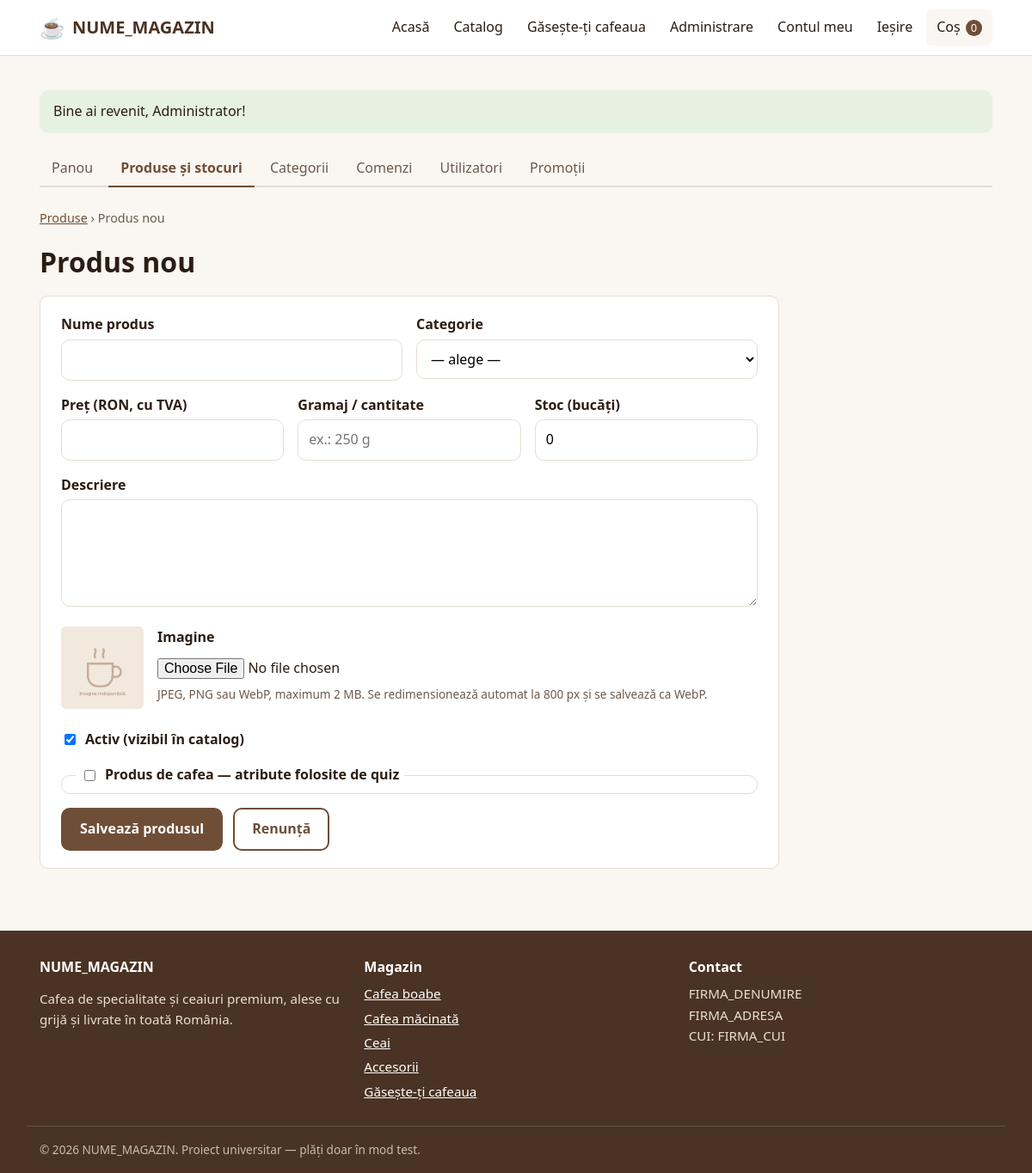
/admin/produs_editare.php (signed in), run on the app's committed database.
### tables this page shows
CREATE TABLE categorii (
    id        INT UNSIGNED AUTO_INCREMENT PRIMARY KEY,
    nume      VARCHAR(100) NOT NULL UNIQUE,
    descriere TEXT,
    cota_tva  DECIMAL(5,2) NOT NULL DEFAULT 21.00,
    CONSTRAINT chk_categorii_tva CHECK (cota_tva >= 0 AND cota_tva <= 100)
);

### includes/db.php (called while the page is built, shortened)
<?php
function db(): PDO
{
    static $pdo = null;
    if ($pdo === null) {
        $dsn = 'mysql:host=' . DB_HOST . ';dbname=' . DB_NUME . ';charset=utf8mb4';
        $optiuni = [
            PDO::ATTR_ERRMODE            => PDO::ERRMODE_EXCEPTION,
            PDO::ATTR_DEFAULT_FETCH_MODE => PDO::FETCH_ASSOC,
            PDO::ATTR_EMULATE_PREPARES   => false,
        ];
        try {
            $pdo = new PDO($dsn, DB_UTILIZATOR, DB_PAROLA, $optiuni);
        } catch (PDOException $e) {
            http_response_code(500);
            exit(MOD_DEZVOLTARE
                ? 'Eroare conexiune DB: ' . htmlspecialchars($e->getMessage())
                : 'Serviciul este temporar indisponibil. Încercați mai târziu.');
        }
    }
    return $pdo;
}

### admin/produs_editare.php (the view, shortened to what this page needs)
<?php
$id = filter_input(INPUT_GET, 'id', FILTER_VALIDATE_INT, ['options' => ['min_range' => 1]]) ?: null;
$p = [
    'nume' => '', 'categorie_id' => '', 'descriere' => '', 'pret' => '', 'gramaj' => '',
    'stoc' => 0, 'activ' => 1, 'imagine' => null,
    'e_cafea' => 0, 'intensitate' => 3, 'acid' => 3, 'amar' => 3,
    'origine' => '', 'prajire' => 'medie', 'aparat' => 'filtru',
];
$titluPagina = $id ? 'Editează produsul' : 'Produs nou';
require __DIR__ . '/../includes/header.php';
require __DIR__ . '/../includes/admin_meniu.php';
?>
<nav class="fir-ariadna" aria-label="Fir de navigare">
    <a href="<?= e(url('admin/produse.php')) ?>">Produse</a> › <span aria-current="page"><?= e($titluPagina) ?></span>
</nav>
<h1><?= e($titluPagina) ?></h1>
<form class="card form-admin" method="post" enctype="multipart/form-data"
      action="<?= e(url('admin/produs_editare.php' . ($id ? '?id=' . $id : ''))) ?>">
    <div class="campuri-2">
        <div class="camp">
            <label for="nume">Nume produs</label>
            <input id="nume" name="nume" value="<?= e($p['nume']) ?>" required maxlength="150">
        </div>
        <div class="camp">
            <label for="categorie_id">Categorie</label>
            <select id="categorie_id" name="categorie_id" required>
                <option value="">— alege —</option>
            </select>
        </div>
    </div>
    <div class="campuri-3">
        <div class="camp">
            <label for="pret">Preț (RON, cu TVA)</label>
            <input id="pret" name="pret" inputmode="decimal" value="<?= e((string)$p['pret']) ?>" required>
        </div>
        <div class="camp">
            <label for="gramaj">Gramaj / cantitate</label>
            <input id="gramaj" name="gramaj" value="<?= e((string)$p['gramaj']) ?>" maxlength="50" placeholder="ex.: 250 g">
        </div>
        <div class="camp">
            <label for="stoc">Stoc (bucăți)</label>
            <input id="stoc" name="stoc" type="number" min="0" max="100000" value="<?= e((string)$p['stoc']) ?>" required>
        </div>
    </div>
    <div class="camp">
        <label for="descriere">Descriere</label>
        <textarea id="descriere" name="descriere" rows="4"><?= e((string)$p['descriere']) ?></textarea>
    </div>
    <div class="camp camp-imagine">
        <img src="<?= e(imagineProdus($p['imagine'])) ?>" alt="Imaginea actuală" width="96" height="96" class="miniatura miniatura--mare">
        <div>
            <label for="imagine">Imagine <?= $p['imagine'] ? '(lasă gol pentru a o păstra pe cea actuală)' : '' ?></label>
            <input id="imagine" name="imagine" type="file" accept="image/jpeg,image/png,image/webp">
            <p class="nota">JPEG, PNG sau WebP, maximum 2 MB. Se redimensionează automat la 800 px și se salvează ca WebP.</p>
        </div>
    </div>
    <div class="camp camp-bifa">
        <input id="activ" name="activ" type="checkbox" <?= $p['activ'] ? 'checked' : '' ?>>
        <label for="activ">Activ (vizibil în catalog)</label>
    </div>
    <fieldset class="atribute-cafea">
        <legend>
            <span class="camp-bifa">
                <input id="e_cafea" name="e_cafea" type="checkbox" <?= $p['e_cafea'] ? 'checked' : '' ?> data-arata="#atribute">
                <label for="e_cafea">Produs de cafea — atribute folosite de quiz</label>
            </span>
        </legend>
    </fieldset>
    <div class="butoane-form">
        <button class="buton" type="submit">Salvează produsul</button>
        <a class="buton buton--contur" href="<?= e(url('admin/produse.php')) ?>">Renunță</a>
    </div>
</form>
<?php require __DIR__ . '/../includes/footer.php'; ?>

### includes/footer.php (shortened to what this page needs)
</main>
<footer class="subsol">
    <div class="container subsol__grila">
        <section>
            <h2 class="subsol__titlu"><?= e(NUME_MAGAZIN) ?></h2>
            <p>Cafea de specialitate și ceaiuri premium, alese cu grijă și livrate în toată România.</p>
        </section>
        <section>
            <h2 class="subsol__titlu">Magazin</h2>
            <ul class="subsol__lista">
                <?php foreach (categoriiMeniu() as $cat): ?>
                    <li><a href="<?= e(url('catalog.php?categorie=' . $cat['id'])) ?>"><?= e($cat['nume']) ?></a></li>
                <?php endforeach; ?>
                <li><a href="<?= e(url('quiz.php')) ?>">Găsește-ți cafeaua</a></li>
            </ul>
        </section>
        <section>
            <h2 class="subsol__titlu">Contact</h2>
            <address>
                <?= e(FIRMA_DENUMIRE) ?><br>
                <?= e(FIRMA_ADRESA) ?><br>
                CUI: <?= e(FIRMA_CUI) ?>
            </address>
        </section>
    </div>
    <p class="container subsol__copyright">
        &copy; <?= date('Y') ?> <?= e(NUME_MAGAZIN) ?>. Proiect universitar — plăți doar în mod test.
    </p>
</footer>
</body>
</html>

### assets/css/style.css (style rules this page uses)
:root { --culoare-fundal: #faf6f1; --culoare-suprafata: #ffffff; --culoare-text: #2b1d14; --culoare-text-slab: #6b5a4e; --culoare-primara: #6f4e37; --culoare-primara-inchisa: #4a3324; --culoare-accent: #5a7d4d; --culoare-bordura: #e6ddd3; --culoare-reducere: #b3261e; --culoare-succes-fundal: #e6f2e1; --culoare-eroare-fundal: #fbe7e5; --font: system-ui, -apple-system, "Segoe UI", Roboto, Ubuntu, sans-serif; --raza: 10px; --umbra: 0 2px 8px rgba(43, 29, 20, .08); --latime-max: 1140px; }
*, *::before, *::after { box-sizing: border-box; }
body { margin: 0; font-family: var(--font); font-size: 1rem; line-height: 1.6; color: var(--culoare-text); background: var(--culoare-fundal); display: flex; flex-direction: column; min-height: 100vh; }
img { max-width: 100%; height: auto; display: block; }
a { color: var(--culoare-primara); }
h1, h2, h3 { line-height: 1.25; margin: 0 0 .6em; }
.container { width: 100%; max-width: var(--latime-max); margin: 0 auto; padding: 0 16px; }
.buton { display: inline-block; padding: 10px 20px; border: 2px solid var(--culoare-primara); border-radius: var(--raza); background: var(--culoare-primara); color: #fff; font: inherit; font-weight: 600; text-decoration: none; cursor: pointer; transition: background .15s, border-color .15s; }
.buton--contur { background: transparent; color: var(--culoare-primara); }
.camp { margin-bottom: 16px; }
.camp label { display: block; font-weight: 600; margin-bottom: 4px; }
.camp input, .camp select, .camp textarea { width: 100%; padding: 10px 12px; font: inherit; border: 1px solid var(--culoare-bordura); border-radius: var(--raza); background: #fff; }
.subsol { background: var(--culoare-primara-inchisa); color: #eadfd4; padding-top: 32px; font-size: .95rem; }
.subsol a { color: #fff; }
.subsol__grila { display: grid; gap: 24px; grid-template-columns: repeat(auto-fit, minmax(200px, 1fr)); }
.subsol__titlu { font-size: 1rem; color: #fff; }
.subsol__lista { list-style: none; margin: 0; padding: 0; }
.subsol__lista li { margin-bottom: 4px; }
.subsol address { font-style: normal; }
.subsol__copyright { border-top: 1px solid rgba(255,255,255,.15); margin-top: 24px; padding-top: 16px; padding-bottom: 16px; font-size: .85rem; color: #cbbcae; }
.fir-ariadna { font-size: .9rem; color: var(--culoare-text-slab); margin-bottom: 20px; }
.nota { font-size: .85rem; color: var(--culoare-text-slab); margin-top: 0; }
.card { background: var(--culoare-suprafata); border: 1px solid var(--culoare-bordura); border-radius: var(--raza); padding: 20px 24px; margin-bottom: 24px; }
.card { overflow-x: auto; }
.miniatura { width: 48px; height: 48px; object-fit: cover; border-radius: 6px; background: var(--culoare-fundal); }
.miniatura--mare { width: 96px; height: 96px; }
.form-admin { max-width: 860px; }
.campuri-2, .campuri-3 { display: grid; gap: 0 16px; }
@media (min-width: 640px) { .campuri-2 { grid-template-columns: 1fr 1fr; } }
@media (min-width: 640px) { .campuri-3 { grid-template-columns: 1fr 1fr 1fr; } }
.camp textarea { resize: vertical; }
.camp-imagine { display: flex; gap: 16px; align-items: flex-start; }
.camp-imagine input[type=file] { border: 0; padding: 6px 0; }
.camp-bifa { display: flex; gap: 8px; align-items: center; }
.camp-bifa input { width: auto; }
.camp-bifa label { margin: 0; font-weight: 600; }
.atribute-cafea { border: 1px solid var(--culoare-bordura); border-radius: var(--raza); padding: 8px 16px 0; margin: 16px 0; }
.atribute-cafea legend { padding: 0 6px; }
.butoane-form { display: flex; gap: 12px; flex-wrap: wrap; margin-top: 8px; }

### data on the page
categorii: nume "Cafea boabe"
categorii: nume "Cafea măcinată"
categorii: nume "Ceai"
categorii: nume "Accesorii"

### other printed values
NUME_MAGAZIN "NUME_MAGAZIN"
$nrCos "0"
$mesaj['text'] "Bine ai revenit, Administrator!"
$eticheta "Panou"
$eticheta "Produse și stocuri"
$eticheta "Categorii"
$eticheta "Comenzi"
$eticheta "Utilizatori"
$eticheta "Promoții"
$titluPagina "Produs nou"
FIRMA_DENUMIRE "FIRMA_DENUMIRE"
FIRMA_ADRESA "FIRMA_ADRESA"
FIRMA_CUI "FIRMA_CUI"
